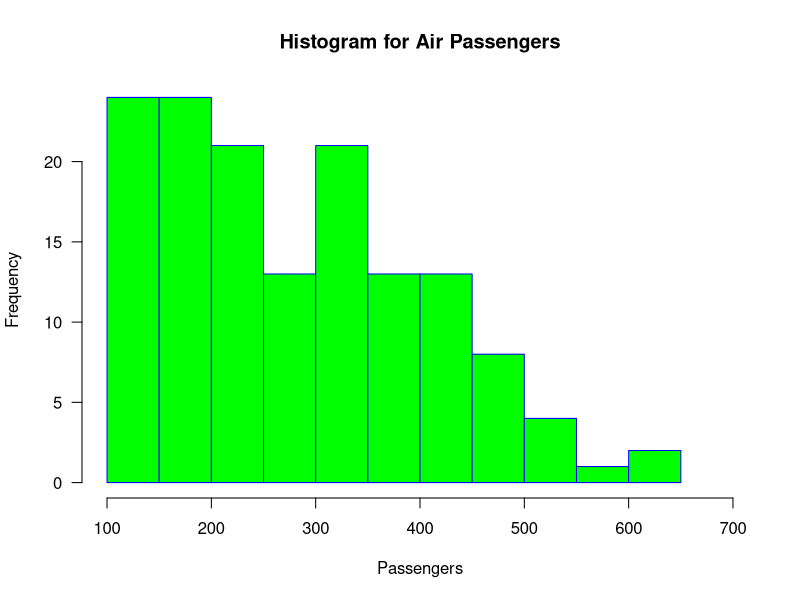

The R script that drew this image:
x<-AirPassengers
hist(x, main="Histogram for Air Passengers", xlab="Passengers", border="blue", 
     col="green",xlim=c(100,700),las=1,w=200)